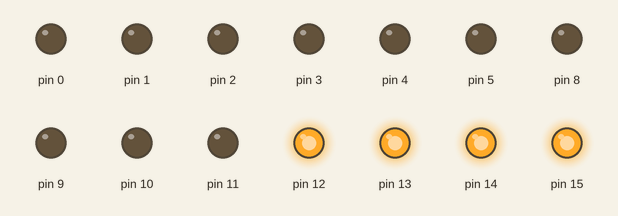
A sketch run on a simulated Arduino Uno, built with avr-gcc and run on an emulated ATmega328P. On the bench: output pins drawn as LEDs (lit = HIGH).

Above: at 0.02 s.
At 1.22 s:
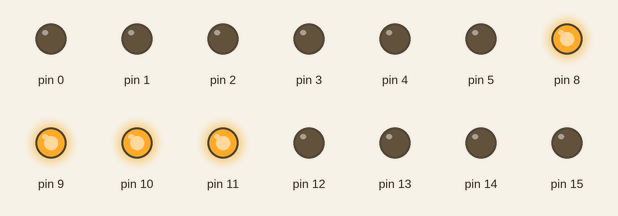
At 2.65 s:
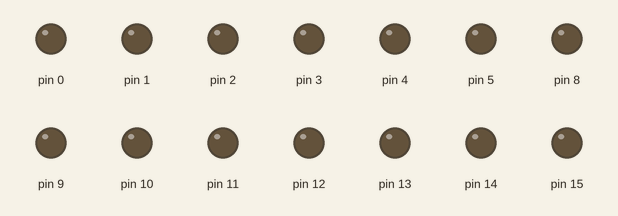
Timing chart, 0 to 3.0 s (numbered marks = the images above):
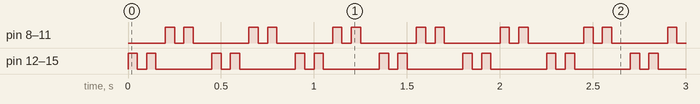

The sketch:

PoliceLightBlinkenRocket.ino
```cpp
/*Police Light Thing for Blinkenrocket.
 * This is nothing sepcial!
 * -Hammi 10.12.17
 */


void setup() {
  #define delay1 50
  #define delay2 100

int inMin = 0; // init pin 0
int inMax = 15; // to pin 15
for(int i=inMin; i<=inMax; i++)
{
  pinMode(i, OUTPUT); // as OUTPUT
}
}


void loop() {

  digitalWrite(15, HIGH);
  digitalWrite(14, HIGH);
  digitalWrite(13, HIGH);
  digitalWrite(12, HIGH);

   delay(delay1);
      digitalWrite(15, LOW);
      digitalWrite(14, LOW);
      digitalWrite(13, LOW);
      digitalWrite(12, LOW);

  delay(delay1);
    digitalWrite(15, HIGH);
    digitalWrite(14, HIGH);
    digitalWrite(13, HIGH);
    digitalWrite(12, HIGH);

  delay(delay1);
    digitalWrite(15, LOW);
    digitalWrite(14, LOW);
    digitalWrite(13, LOW);
    digitalWrite(12, LOW);

  delay(delay1);
    digitalWrite(11, HIGH);
    digitalWrite(10, HIGH);
    digitalWrite(9, HIGH);
    digitalWrite(8, HIGH);

  delay(delay1);
    digitalWrite(11, LOW);
    digitalWrite(10, LOW);
    digitalWrite(9, LOW);
    digitalWrite(8, LOW);

  delay(delay1);
  digitalWrite(11, HIGH);
  digitalWrite(10, HIGH);
  digitalWrite(9, HIGH);
  digitalWrite(8, HIGH);
  delay(delay1);
  digitalWrite(11, LOW);
  digitalWrite(10, LOW);
  digitalWrite(9, LOW);
  digitalWrite(8, LOW);

  delay(delay2);
  }
```

Measured:
- by itself, pin 8–15: repeats every 0.45 s: LOW 0.05 s, HIGH 0.05 s, LOW 0.30 s, HIGH 0.05 s
